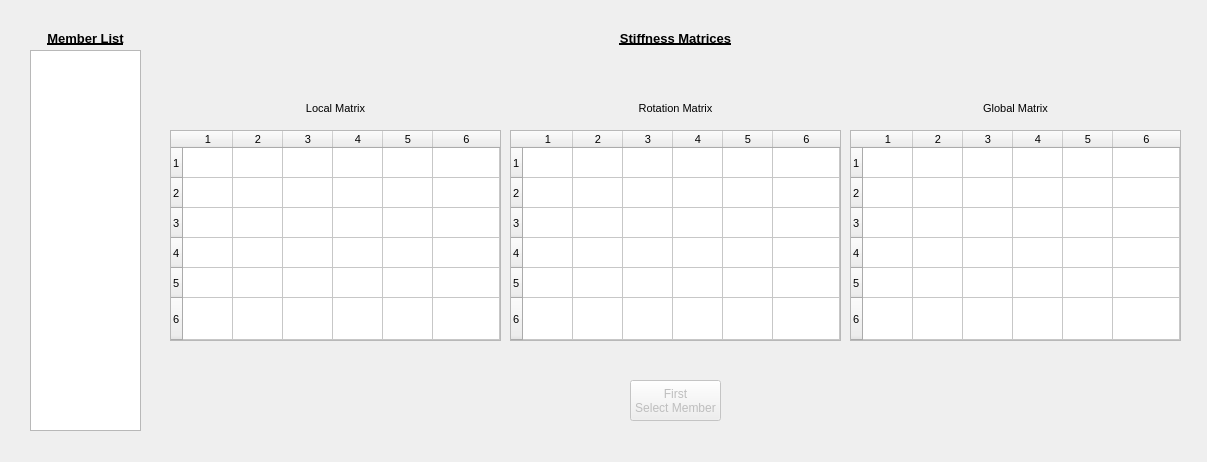
<?xml version="1.0" encoding="UTF-8"?>
<ui version="4.0">
 <class>memberData</class>
 <widget class="QDialog" name="memberData">
  <property name="geometry">
   <rect>
    <x>0</x>
    <y>0</y>
    <width>1207</width>
    <height>462</height>
   </rect>
  </property>
  <property name="sizePolicy">
   <sizepolicy hsizetype="Fixed" vsizetype="Fixed">
    <horstretch>0</horstretch>
    <verstretch>0</verstretch>
   </sizepolicy>
  </property>
  <property name="windowTitle">
   <string>Member Data</string>
  </property>
  <property name="windowIcon">
   <iconset resource="../SAS/resources.qrc">
    <normaloff>:/new/prefix1/members</normaloff>:/new/prefix1/members</iconset>
  </property>
  <widget class="QLabel" name="label_22">
   <property name="geometry">
    <rect>
     <x>30</x>
     <y>30</y>
     <width>111</width>
     <height>16</height>
    </rect>
   </property>
   <property name="font">
    <font>
     <pointsize>10</pointsize>
     <weight>75</weight>
     <italic>false</italic>
     <bold>true</bold>
     <underline>true</underline>
     <strikeout>false</strikeout>
    </font>
   </property>
   <property name="text">
    <string>Member List</string>
   </property>
   <property name="alignment">
    <set>Qt::AlignCenter</set>
   </property>
  </widget>
  <widget class="QListWidget" name="memberList">
   <property name="geometry">
    <rect>
     <x>30</x>
     <y>50</y>
     <width>111</width>
     <height>381</height>
    </rect>
   </property>
  </widget>
  <widget class="QLabel" name="label_23">
   <property name="geometry">
    <rect>
     <x>280</x>
     <y>100</y>
     <width>111</width>
     <height>16</height>
    </rect>
   </property>
   <property name="font">
    <font>
     <pointsize>8</pointsize>
     <weight>50</weight>
     <italic>false</italic>
     <bold>false</bold>
     <underline>false</underline>
     <strikeout>false</strikeout>
    </font>
   </property>
   <property name="text">
    <string>Local Matrix</string>
   </property>
   <property name="alignment">
    <set>Qt::AlignCenter</set>
   </property>
  </widget>
  <widget class="QLabel" name="label_24">
   <property name="geometry">
    <rect>
     <x>610</x>
     <y>30</y>
     <width>131</width>
     <height>16</height>
    </rect>
   </property>
   <property name="font">
    <font>
     <pointsize>10</pointsize>
     <weight>75</weight>
     <italic>false</italic>
     <bold>true</bold>
     <underline>true</underline>
     <strikeout>false</strikeout>
    </font>
   </property>
   <property name="text">
    <string>Stiffness Matrices</string>
   </property>
   <property name="alignment">
    <set>Qt::AlignCenter</set>
   </property>
  </widget>
  <widget class="QLabel" name="label_25">
   <property name="geometry">
    <rect>
     <x>620</x>
     <y>100</y>
     <width>111</width>
     <height>16</height>
    </rect>
   </property>
   <property name="font">
    <font>
     <pointsize>8</pointsize>
     <weight>50</weight>
     <italic>false</italic>
     <bold>false</bold>
     <underline>false</underline>
     <strikeout>false</strikeout>
    </font>
   </property>
   <property name="text">
    <string>Rotation Matrix</string>
   </property>
   <property name="alignment">
    <set>Qt::AlignCenter</set>
   </property>
  </widget>
  <widget class="QLabel" name="label_26">
   <property name="geometry">
    <rect>
     <x>960</x>
     <y>100</y>
     <width>111</width>
     <height>16</height>
    </rect>
   </property>
   <property name="font">
    <font>
     <pointsize>8</pointsize>
     <weight>50</weight>
     <italic>false</italic>
     <bold>false</bold>
     <underline>false</underline>
     <strikeout>false</strikeout>
    </font>
   </property>
   <property name="text">
    <string>Global Matrix</string>
   </property>
   <property name="alignment">
    <set>Qt::AlignCenter</set>
   </property>
  </widget>
  <widget class="QTableWidget" name="localMatrix">
   <property name="geometry">
    <rect>
     <x>170</x>
     <y>130</y>
     <width>331</width>
     <height>211</height>
    </rect>
   </property>
   <property name="sizePolicy">
    <sizepolicy hsizetype="Expanding" vsizetype="Expanding">
     <horstretch>0</horstretch>
     <verstretch>0</verstretch>
    </sizepolicy>
   </property>
   <property name="font">
    <font>
     <pointsize>8</pointsize>
    </font>
   </property>
   <property name="sortingEnabled">
    <bool>false</bool>
   </property>
   <attribute name="horizontalHeaderCascadingSectionResizes">
    <bool>false</bool>
   </attribute>
   <attribute name="horizontalHeaderDefaultSectionSize">
    <number>50</number>
   </attribute>
   <attribute name="horizontalHeaderShowSortIndicator" stdset="0">
    <bool>false</bool>
   </attribute>
   <attribute name="horizontalHeaderStretchLastSection">
    <bool>true</bool>
   </attribute>
   <attribute name="verticalHeaderCascadingSectionResizes">
    <bool>false</bool>
   </attribute>
   <attribute name="verticalHeaderShowSortIndicator" stdset="0">
    <bool>false</bool>
   </attribute>
   <attribute name="verticalHeaderStretchLastSection">
    <bool>true</bool>
   </attribute>
   <row>
    <property name="text">
     <string>1</string>
    </property>
   </row>
   <row>
    <property name="text">
     <string>2</string>
    </property>
   </row>
   <row>
    <property name="text">
     <string>3</string>
    </property>
   </row>
   <row>
    <property name="text">
     <string>4</string>
    </property>
   </row>
   <row>
    <property name="text">
     <string>5</string>
    </property>
   </row>
   <row>
    <property name="text">
     <string>6</string>
    </property>
   </row>
   <column>
    <property name="text">
     <string>1</string>
    </property>
   </column>
   <column>
    <property name="text">
     <string>2</string>
    </property>
   </column>
   <column>
    <property name="text">
     <string>3</string>
    </property>
   </column>
   <column>
    <property name="text">
     <string>4</string>
    </property>
   </column>
   <column>
    <property name="text">
     <string>5</string>
    </property>
   </column>
   <column>
    <property name="text">
     <string>6</string>
    </property>
   </column>
   <item row="0" column="0">
    <property name="text">
     <string/>
    </property>
   </item>
  </widget>
  <widget class="QTableWidget" name="rotationMatrix">
   <property name="geometry">
    <rect>
     <x>510</x>
     <y>130</y>
     <width>331</width>
     <height>211</height>
    </rect>
   </property>
   <property name="sizePolicy">
    <sizepolicy hsizetype="Expanding" vsizetype="Expanding">
     <horstretch>0</horstretch>
     <verstretch>0</verstretch>
    </sizepolicy>
   </property>
   <property name="font">
    <font>
     <pointsize>8</pointsize>
    </font>
   </property>
   <attribute name="horizontalHeaderDefaultSectionSize">
    <number>50</number>
   </attribute>
   <attribute name="horizontalHeaderStretchLastSection">
    <bool>true</bool>
   </attribute>
   <attribute name="verticalHeaderStretchLastSection">
    <bool>true</bool>
   </attribute>
   <row>
    <property name="text">
     <string>1</string>
    </property>
   </row>
   <row>
    <property name="text">
     <string>2</string>
    </property>
   </row>
   <row>
    <property name="text">
     <string>3</string>
    </property>
   </row>
   <row>
    <property name="text">
     <string>4</string>
    </property>
   </row>
   <row>
    <property name="text">
     <string>5</string>
    </property>
   </row>
   <row>
    <property name="text">
     <string>6</string>
    </property>
   </row>
   <column>
    <property name="text">
     <string>1</string>
    </property>
   </column>
   <column>
    <property name="text">
     <string>2</string>
    </property>
   </column>
   <column>
    <property name="text">
     <string>3</string>
    </property>
   </column>
   <column>
    <property name="text">
     <string>4</string>
    </property>
   </column>
   <column>
    <property name="text">
     <string>5</string>
    </property>
   </column>
   <column>
    <property name="text">
     <string>6</string>
    </property>
   </column>
  </widget>
  <widget class="QTableWidget" name="globalMatrix">
   <property name="geometry">
    <rect>
     <x>850</x>
     <y>130</y>
     <width>331</width>
     <height>211</height>
    </rect>
   </property>
   <property name="sizePolicy">
    <sizepolicy hsizetype="Expanding" vsizetype="Expanding">
     <horstretch>0</horstretch>
     <verstretch>0</verstretch>
    </sizepolicy>
   </property>
   <property name="font">
    <font>
     <pointsize>8</pointsize>
    </font>
   </property>
   <attribute name="horizontalHeaderDefaultSectionSize">
    <number>50</number>
   </attribute>
   <attribute name="horizontalHeaderStretchLastSection">
    <bool>true</bool>
   </attribute>
   <attribute name="verticalHeaderStretchLastSection">
    <bool>true</bool>
   </attribute>
   <row>
    <property name="text">
     <string>1</string>
    </property>
   </row>
   <row>
    <property name="text">
     <string>2</string>
    </property>
   </row>
   <row>
    <property name="text">
     <string>3</string>
    </property>
   </row>
   <row>
    <property name="text">
     <string>4</string>
    </property>
   </row>
   <row>
    <property name="text">
     <string>5</string>
    </property>
   </row>
   <row>
    <property name="text">
     <string>6</string>
    </property>
   </row>
   <column>
    <property name="text">
     <string>1</string>
    </property>
   </column>
   <column>
    <property name="text">
     <string>2</string>
    </property>
   </column>
   <column>
    <property name="text">
     <string>3</string>
    </property>
   </column>
   <column>
    <property name="text">
     <string>4</string>
    </property>
   </column>
   <column>
    <property name="text">
     <string>5</string>
    </property>
   </column>
   <column>
    <property name="text">
     <string>6</string>
    </property>
   </column>
  </widget>
  <widget class="QPushButton" name="refresh">
   <property name="enabled">
    <bool>false</bool>
   </property>
   <property name="geometry">
    <rect>
     <x>630</x>
     <y>380</y>
     <width>91</width>
     <height>41</height>
    </rect>
   </property>
   <property name="text">
    <string>First 
Select Member</string>
   </property>
  </widget>
 </widget>
 <resources>
  <include location="../SAS/resources.qrc"/>
 </resources>
 <connections/>
</ui>
